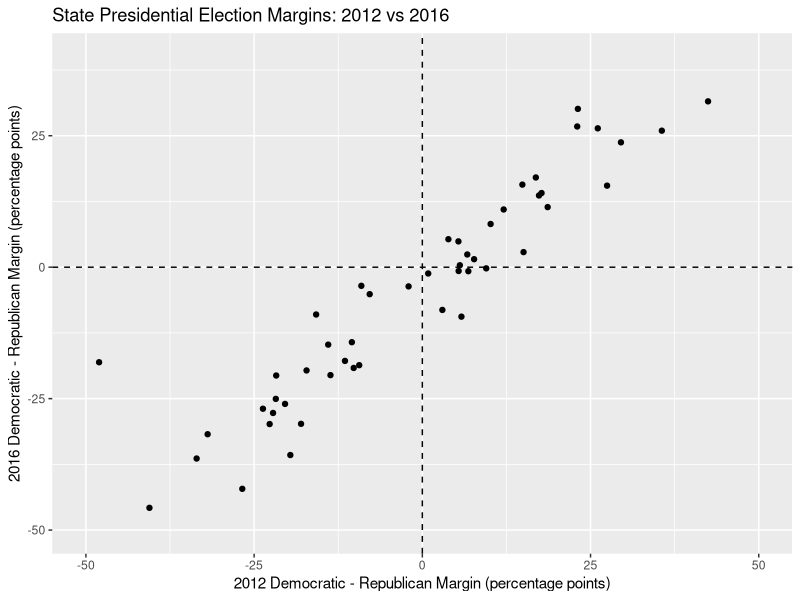

Recreate this plot in R. (Note: this script raises an error after producing the figure.)
## ---- chunk 1
#| label: read in polling and election data sets
#| include: false

library(tidyverse)
election_results <- read_csv("data/clean/1976-2024-president-clean.csv")
polls_2012 <- read_csv("data/clean/state_polls_2012_clean.csv")
polls_2016 <- read_csv("data/clean/state_polls_2016_clean.csv")

## ---- chunk 2
#| label: scatter-2012-and-2016-election-margins 
#| fig-cap: "State election margins are mostly consistent in both years, but some 
#| states shifted from Democratic to Republican"

election_margin <- election_results %>%
  filter(year %in% c(2012, 2016), party_simplified %in% c("DEMOCRAT", "REPUBLICAN")) %>%
  group_by(year, state, party_simplified) %>%
  summarise(votes = sum(candidatevotes), totalvotes = first(totalvotes), .groups = "drop") %>%
  pivot_wider(names_from = party_simplified, values_from = votes) %>%
  mutate(margin = (DEMOCRAT - REPUBLICAN) / totalvotes * 100) %>%
  select(year, state, margin) %>%
  pivot_wider(names_from = year, values_from = margin, names_prefix = "margin_")

ggplot(election_margin, aes(x = margin_2012, y = margin_2016)) +
  geom_point() +
  geom_hline(yintercept = 0, linetype = "dashed") +
  geom_vline(xintercept = 0, linetype = "dashed") +
  coord_cartesian(xlim = c(-50, 50), ylim = c(-50, 40)) +
  labs(
    title = "State Presidential Election Margins: 2012 vs 2016",
    x = "2012 Democratic - Republican Margin (percentage points)",
    y = "2016 Democratic - Republican Margin (percentage points)"
  )

## ---- chunk 3
#| label: scatter-competitiveness-and-poll-count 
#| fig-cap: "States with competitive election results appeared to receive greater
#| polling coverage in week before elections for both 2012 and 2016"

# Count final-week polls for each state
poll_counts_2012 <- polls_2012 %>%
  filter(end_date >= as.Date("2012-10-30"), end_date < as.Date("2012-11-06")) %>%
  distinct(state, poll_id) %>%
  count(state, name = "poll_counts") %>%
  mutate(year = 2012)

poll_counts_2016 <- polls_2016 %>%
  filter(end_date >= as.Date("2016-11-01"), end_date < as.Date("2016-11-08")) %>%
  distinct(state, poll_id) %>%
  count(state, name = "poll_counts") %>%
  mutate(year = 2016)

# Combine both years and add election competitiveness
polling_competitiveness <- bind_rows(poll_counts_2012, poll_counts_2016) %>%
  left_join(election_margin %>%
      pivot_longer(cols = c(margin_2012, margin_2016), names_to = "year", values_to = "margin") %>%
      mutate(year = as.numeric(str_remove(year, "margin_")), competitiveness = abs(margin)) %>%
      select(state, year, competitiveness),by = c("state", "year"))

ggplot(polling_competitiveness, aes(x = competitiveness, y = poll_counts, colour = factor(year))) +
  geom_point() +
  geom_smooth(method = "lm", se = FALSE) +
  labs(
    title = "State Competitiveness And Polling In The Week Before Elections",
    x = "Absolute Election Margin (percentage points)",
    y = "Number of Final-Week Polls",
    colour = "Election Year"
  )
## ---- chunk 4
#| label: boxplot-polling-error-2012-and-2016 
#| fig-cap: "Polling leaning more Republican than actual election in 2012, whereas polling leaning more Democratic than actual election in 2016, with greater variation in 2016"

# Calculate average final-week polling margin for each state in 2012
poll_margin_2012 <- polls_2012 %>%
  filter(candidate %in% c("Obama", "Romney"), end_date >= as.Date("2012-10-30"),
    end_date < as.Date("2012-11-06")) %>%
  select(poll_id, state, candidate, support) %>%
  pivot_wider(names_from = candidate, values_from = support) %>%
  mutate(poll_margin = Obama - Romney) %>%
  group_by(state) %>%
  summarise(poll_margin = mean(poll_margin, na.rm = TRUE)) %>%
  mutate(year = "2012")

# Calculate average final-week polling margin for each state in 2016
poll_margin_2016 <- polls_2016 %>%
  filter(candidate %in% c("Clinton", "Trump"), end_date >= as.Date("2016-11-01"),
  end_date < as.Date("2016-11-08")) %>%
  select(poll_id, state, candidate, support) %>%
  pivot_wider(names_from = candidate, values_from = support) %>%
  mutate(poll_margin = Clinton - Trump) %>%
  group_by(state) %>%
  summarise(poll_margin = mean(poll_margin, na.rm = TRUE)) %>%
  mutate(year = "2016")

# Combine polling margins and calculate polling error
polling_errors <- bind_rows(poll_margin_2012,poll_margin_2016) %>%
  left_join(election_margin %>%
      pivot_longer(cols = c(margin_2012, margin_2016), names_to = "year", values_to = "election_margin") %>%
      mutate(year = str_remove(year, "margin_")),
    by = c("state", "year")
  ) %>%  mutate(polling_error = poll_margin - election_margin)

ggplot(polling_errors,aes(x = year, y = polling_error)) +
  geom_boxplot() +
  geom_hline(yintercept = 0, linetype = "dashed") +
  labs(
    title = "Final-Week State Polling Error: 2012 vs 2016",
    x = "Election Year",
    y = "Polling Error (% points)"
  )

## ---- chunk 5
#| label: scatter-competitive-state-polls-in-2016
#| fig-cap: "Many competitive states had average polling opposing the leading party from actual election votes"

# Select competitive states from 2016
competitive_2016 <- polling_errors %>%
  filter(
    year == "2016",
    abs(election_margin) <= 10
  )

ggplot(competitive_2016,  aes(x = election_margin, y = poll_margin)) +
  geom_point() +
  geom_hline(yintercept = 0, linetype = "dashed") +
  geom_vline(xintercept = 0, linetype = "dashed") +
  labs(
    title = "2016 Final-Week Polling in Competitive States",
    x = "Actual Election Margin (percentage points)",
    y = "Average Final-Week Polling Margin (percentage points)")
